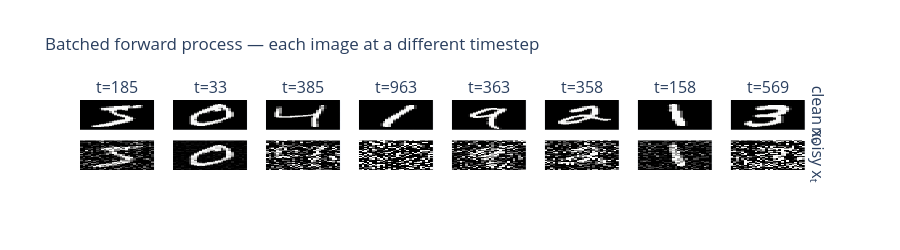

Notebook cell for this chart:
### Code cell
batch_size = 8
key = jr.PRNGKey(7)

x0_batch = images[:batch_size]
key, noise_key = jr.split(key)
noise_batch = jr.normal(noise_key, shape=x0_batch.shape)
key, t_key = jr.split(key)
ts_batch = jr.randint(t_key, shape=(batch_size,), minval=0, maxval=T)

noisy_batch = q_sample_batch_jit(x0_batch, ts_batch, noise_batch, cos["alphas_bar"])

fig = make_subplots(
    rows=2,
    cols=batch_size,
    row_titles=["clean x₀", "noisy xₜ"],
    column_titles=[f"t={int(t)}" for t in np.array(ts_batch)],
)
for col in range(batch_size):
    for row, data in enumerate([x0_batch, noisy_batch], start=1):
        fig.add_trace(
            go.Heatmap(
                z=np.array(data[col]),
                colorscale="gray",
                showscale=False,
                zmin=0,
                zmax=1,
            ),
            row=row,
            col=col + 1,
        )
fig.update_xaxes(showticklabels=False)
fig.update_yaxes(showticklabels=False, autorange="reversed")
fig.update_layout(
    title="Batched forward process — each image at a different timestep",
    height=250,
)
fig.show()

### Figure 1 — Plotly figure (JSON) as saved in the notebook; plotly's stock layout.template omitted (floating-point values rounded to 4 significant figures; data arrays with more than 128 entries replaced by an {"elided": "..."} marker saying what was removed)
{"data": [{"colorscale": [[0, "rgb(0, 0, 0)"], [0.09091, "rgb(16, 16, 16)"], [0.1818, "rgb(38, 38, 38)"], [0.2727, "rgb(59, 59, 59)"], [0.3636, "rgb(81, 80, 80)"], [0.4545, "rgb(102, 101, 101)"], [0.5455, "rgb(124, 123, 122)"], [0.6364, "rgb(146, 146, 145)"], [0.7273, "rgb(171, 171, 170)"], [0.8182, "rgb(197, 197, 195)"], [0.9091, "rgb(224, 224, 223)"], [1, "rgb(254, 254, 253)"]], "showscale": false, "type": "heatmap", "xaxis": "x", "yaxis": "y", "z": {"elided": "28x28 float values"}, "zmax": 1, "zmin": 0}, {"colorscale": [[0, "rgb(0, 0, 0)"], [0.09091, "rgb(16, 16, 16)"], [0.1818, "rgb(38, 38, 38)"], [0.2727, "rgb(59, 59, 59)"], [0.3636, "rgb(81, 80, 80)"], [0.4545, "rgb(102, 101, 101)"], [0.5455, "rgb(124, 123, 122)"], [0.6364, "rgb(146, 146, 145)"], [0.7273, "rgb(171, 171, 170)"], [0.8182, "rgb(197, 197, 195)"], [0.9091, "rgb(224, 224, 223)"], [1, "rgb(254, 254, 253)"]], "showscale": false, "type": "heatmap", "xaxis": "x9", "yaxis": "y9", "z": {"elided": "28x28 float values"}, "zmax": 1, "zmin": 0}, {"colorscale": [[0, "rgb(0, 0, 0)"], [0.09091, "rgb(16, 16, 16)"], [0.1818, "rgb(38, 38, 38)"], [0.2727, "rgb(59, 59, 59)"], [0.3636, "rgb(81, 80, 80)"], [0.4545, "rgb(102, 101, 101)"], [0.5455, "rgb(124, 123, 122)"], [0.6364, "rgb(146, 146, 145)"], [0.7273, "rgb(171, 171, 170)"], [0.8182, "rgb(197, 197, 195)"], [0.9091, "rgb(224, 224, 223)"], [1, "rgb(254, 254, 253)"]], "showscale": false, "type": "heatmap", "xaxis": "x2", "yaxis": "y2", "z": {"elided": "28x28 float values"}, "zmax": 1, "zmin": 0}, {"colorscale": [[0, "rgb(0, 0, 0)"], [0.09091, "rgb(16, 16, 16)"], [0.1818, "rgb(38, 38, 38)"], [0.2727, "rgb(59, 59, 59)"], [0.3636, "rgb(81, 80, 80)"], [0.4545, "rgb(102, 101, 101)"], [0.5455, "rgb(124, 123, 122)"], [0.6364, "rgb(146, 146, 145)"], [0.7273, "rgb(171, 171, 170)"], [0.8182, "rgb(197, 197, 195)"], [0.9091, "rgb(224, 224, 223)"], [1, "rgb(254, 254, 253)"]], "showscale": false, "type": "heatmap", "xaxis": "x10", "yaxis": "y10", "z": {"elided": "28x28 float values"}, "zmax": 1, "zmin": 0}, {"colorscale": [[0, "rgb(0, 0, 0)"], [0.09091, "rgb(16, 16, 16)"], [0.1818, "rgb(38, 38, 38)"], [0.2727, "rgb(59, 59, 59)"], [0.3636, "rgb(81, 80, 80)"], [0.4545, "rgb(102, 101, 101)"], [0.5455, "rgb(124, 123, 122)"], [0.6364, "rgb(146, 146, 145)"], [0.7273, "rgb(171, 171, 170)"], [0.8182, "rgb(197, 197, 195)"], [0.9091, "rgb(224, 224, 223)"], [1, "rgb(254, 254, 253)"]], "showscale": false, "type": "heatmap", "xaxis": "x3", "yaxis": "y3", "z": {"elided": "28x28 float values"}, "zmax": 1, "zmin": 0}, {"colorscale": [[0, "rgb(0, 0, 0)"], [0.09091, "rgb(16, 16, 16)"], [0.1818, "rgb(38, 38, 38)"], [0.2727, "rgb(59, 59, 59)"], [0.3636, "rgb(81, 80, 80)"], [0.4545, "rgb(102, 101, 101)"], [0.5455, "rgb(124, 123, 122)"], [0.6364, "rgb(146, 146, 145)"], [0.7273, "rgb(171, 171, 170)"], [0.8182, "rgb(197, 197, 195)"], [0.9091, "rgb(224, 224, 223)"], [1, "rgb(254, 254, 253)"]], "showscale": false, "type": "heatmap", "xaxis": "x11", "yaxis": "y11", "z": {"elided": "28x28 float values"}, "zmax": 1, "zmin": 0}, {"colorscale": [[0, "rgb(0, 0, 0)"], [0.09091, "rgb(16, 16, 16)"], [0.1818, "rgb(38, 38, 38)"], [0.2727, "rgb(59, 59, 59)"], [0.3636, "rgb(81, 80, 80)"], [0.4545, "rgb(102, 101, 101)"], [0.5455, "rgb(124, 123, 122)"], [0.6364, "rgb(146, 146, 145)"], [0.7273, "rgb(171, 171, 170)"], [0.8182, "rgb(197, 197, 195)"], [0.9091, "rgb(224, 224, 223)"], [1, "rgb(254, 254, 253)"]], "showscale": false, "type": "heatmap", "xaxis": "x4", "yaxis": "y4", "z": {"elided": "28x28 float values"}, "zmax": 1, "zmin": 0}, {"colorscale": [[0, "rgb(0, 0, 0)"], [0.09091, "rgb(16, 16, 16)"], [0.1818, "rgb(38, 38, 38)"], [0.2727, "rgb(59, 59, 59)"], [0.3636, "rgb(81, 80, 80)"], [0.4545, "rgb(102, 101, 101)"], [0.5455, "rgb(124, 123, 122)"], [0.6364, "rgb(146, 146, 145)"], [0.7273, "rgb(171, 171, 170)"], [0.8182, "rgb(197, 197, 195)"], [0.9091, "rgb(224, 224, 223)"], [1, "rgb(254, 254, 253)"]], "showscale": false, "type": "heatmap", "xaxis": "x12", "yaxis": "y12", "z": {"elided": "28x28 float values"}, "zmax": 1, "zmin": 0}, {"colorscale": [[0, "rgb(0, 0, 0)"], [0.09091, "rgb(16, 16, 16)"], [0.1818, "rgb(38, 38, 38)"], [0.2727, "rgb(59, 59, 59)"], [0.3636, "rgb(81, 80, 80)"], [0.4545, "rgb(102, 101, 101)"], [0.5455, "rgb(124, 123, 122)"], [0.6364, "rgb(146, 146, 145)"], [0.7273, "rgb(171, 171, 170)"], [0.8182, "rgb(197, 197, 195)"], [0.9091, "rgb(224, 224, 223)"], [1, "rgb(254, 254, 253)"]], "showscale": false, "type": "heatmap", "xaxis": "x5", "yaxis": "y5", "z": {"elided": "28x28 float values"}, "zmax": 1, "zmin": 0}, {"colorscale": [[0, "rgb(0, 0, 0)"], [0.09091, "rgb(16, 16, 16)"], [0.1818, "rgb(38, 38, 38)"], [0.2727, "rgb(59, 59, 59)"], [0.3636, "rgb(81, 80, 80)"], [0.4545, "rgb(102, 101, 101)"], [0.5455, "rgb(124, 123, 122)"], [0.6364, "rgb(146, 146, 145)"], [0.7273, "rgb(171, 171, 170)"], [0.8182, "rgb(197, 197, 195)"], [0.9091, "rgb(224, 224, 223)"], [1, "rgb(254, 254, 253)"]], "showscale": false, "type": "heatmap", "xaxis": "x13", "yaxis": "y13", "z": {"elided": "28x28 float values"}, "zmax": 1, "zmin": 0}, {"colorscale": [[0, "rgb(0, 0, 0)"], [0.09091, "rgb(16, 16, 16)"], [0.1818, "rgb(38, 38, 38)"], [0.2727, "rgb(59, 59, 59)"], [0.3636, "rgb(81, 80, 80)"], [0.4545, "rgb(102, 101, 101)"], [0.5455, "rgb(124, 123, 122)"], [0.6364, "rgb(146, 146, 145)"], [0.7273, "rgb(171, 171, 170)"], [0.8182, "rgb(197, 197, 195)"], [0.9091, "rgb(224, 224, 223)"], [1, "rgb(254, 254, 253)"]], "showscale": false, "type": "heatmap", "xaxis": "x6", "yaxis": "y6", "z": {"elided": "28x28 float values"}, "zmax": 1, "zmin": 0}, {"colorscale": [[0, "rgb(0, 0, 0)"], [0.09091, "rgb(16, 16, 16)"], [0.1818, "rgb(38, 38, 38)"], [0.2727, "rgb(59, 59, 59)"], [0.3636, "rgb(81, 80, 80)"], [0.4545, "rgb(102, 101, 101)"], [0.5455, "rgb(124, 123, 122)"], [0.6364, "rgb(146, 146, 145)"], [0.7273, "rgb(171, 171, 170)"], [0.8182, "rgb(197, 197, 195)"], [0.9091, "rgb(224, 224, 223)"], [1, "rgb(254, 254, 253)"]], "showscale": false, "type": "heatmap", "xaxis": "x14", "yaxis": "y14", "z": {"elided": "28x28 float values"}, "zmax": 1, "zmin": 0}, {"colorscale": [[0, "rgb(0, 0, 0)"], [0.09091, "rgb(16, 16, 16)"], [0.1818, "rgb(38, 38, 38)"], [0.2727, "rgb(59, 59, 59)"], [0.3636, "rgb(81, 80, 80)"], [0.4545, "rgb(102, 101, 101)"], [0.5455, "rgb(124, 123, 122)"], [0.6364, "rgb(146, 146, 145)"], [0.7273, "rgb(171, 171, 170)"], [0.8182, "rgb(197, 197, 195)"], [0.9091, "rgb(224, 224, 223)"], [1, "rgb(254, 254, 253)"]], "showscale": false, "type": "heatmap", "xaxis": "x7", "yaxis": "y7", "z": {"elided": "28x28 float values"}, "zmax": 1, "zmin": 0}, {"colorscale": [[0, "rgb(0, 0, 0)"], [0.09091, "rgb(16, 16, 16)"], [0.1818, "rgb(38, 38, 38)"], [0.2727, "rgb(59, 59, 59)"], [0.3636, "rgb(81, 80, 80)"], [0.4545, "rgb(102, 101, 101)"], [0.5455, "rgb(124, 123, 122)"], [0.6364, "rgb(146, 146, 145)"], [0.7273, "rgb(171, 171, 170)"], [0.8182, "rgb(197, 197, 195)"], [0.9091, "rgb(224, 224, 223)"], [1, "rgb(254, 254, 253)"]], "showscale": false, "type": "heatmap", "xaxis": "x15", "yaxis": "y15", "z": {"elided": "28x28 float values"}, "zmax": 1, "zmin": 0}, {"colorscale": [[0, "rgb(0, 0, 0)"], [0.09091, "rgb(16, 16, 16)"], [0.1818, "rgb(38, 38, 38)"], [0.2727, "rgb(59, 59, 59)"], [0.3636, "rgb(81, 80, 80)"], [0.4545, "rgb(102, 101, 101)"], [0.5455, "rgb(124, 123, 122)"], [0.6364, "rgb(146, 146, 145)"], [0.7273, "rgb(171, 171, 170)"], [0.8182, "rgb(197, 197, 195)"], [0.9091, "rgb(224, 224, 223)"], [1, "rgb(254, 254, 253)"]], "showscale": false, "type": "heatmap", "xaxis": "x8", "yaxis": "y8", "z": {"elided": "28x28 float values"}, "zmax": 1, "zmin": 0}, {"colorscale": [[0, "rgb(0, 0, 0)"], [0.09091, "rgb(16, 16, 16)"], [0.1818, "rgb(38, 38, 38)"], [0.2727, "rgb(59, 59, 59)"], [0.3636, "rgb(81, 80, 80)"], [0.4545, "rgb(102, 101, 101)"], [0.5455, "rgb(124, 123, 122)"], [0.6364, "rgb(146, 146, 145)"], [0.7273, "rgb(171, 171, 170)"], [0.8182, "rgb(197, 197, 195)"], [0.9091, "rgb(224, 224, 223)"], [1, "rgb(254, 254, 253)"]], "showscale": false, "type": "heatmap", "xaxis": "x16", "yaxis": "y16", "z": {"elided": "28x28 float values"}, "zmax": 1, "zmin": 0}], "layout": {"annotations": [{"font": {"size": 16}, "showarrow": false, "text": "t=185", "x": 0.05031, "xanchor": "center", "xref": "paper", "y": 1, "yanchor": "bottom", "yref": "paper"}, {"font": {"size": 16}, "showarrow": false, "text": "t=33", "x": 0.1759, "xanchor": "center", "xref": "paper", "y": 1, "yanchor": "bottom", "yref": "paper"}, {"font": {"size": 16}, "showarrow": false, "text": "t=385", "x": 0.3016, "xanchor": "center", "xref": "paper", "y": 1, "yanchor": "bottom", "yref": "paper"}, {"font": {"size": 16}, "showarrow": false, "text": "t=963", "x": 0.4272, "xanchor": "center", "xref": "paper", "y": 1, "yanchor": "bottom", "yref": "paper"}, {"font": {"size": 16}, "showarrow": false, "text": "t=363", "x": 0.5528, "xanchor": "center", "xref": "paper", "y": 1, "yanchor": "bottom", "yref": "paper"}, {"font": {"size": 16}, "showarrow": false, "text": "t=358", "x": 0.6784, "xanchor": "center", "xref": "paper", "y": 1, "yanchor": "bottom", "yref": "paper"}, {"font": {"size": 16}, "showarrow": false, "text": "t=158", "x": 0.8041, "xanchor": "center", "xref": "paper", "y": 1, "yanchor": "bottom", "yref": "paper"}, {"font": {"size": 16}, "showarrow": false, "text": "t=569", "x": 0.9297, "xanchor": "center", "xref": "paper", "y": 1, "yanchor": "bottom", "yref": "paper"}, {"font": {"size": 16}, "showarrow": false, "text": "clean x₀", "textangle": 90, "x": 0.98, "xanchor": "left", "xref": "paper", "y": 0.7875, "yanchor": "middle", "yref": "paper"}, {"font": {"size": 16}, "showarrow": false, "text": "noisy xₜ", "textangle": 90, "x": 0.98, "xanchor": "left", "xref": "paper", "y": 0.2125, "yanchor": "middle", "yref": "paper"}], "height": 250, "title": {"text": "Batched forward process — each image at a different timestep"}, "xaxis": {"anchor": "y", "domain": [0, 0.1006], "showticklabels": false}, "xaxis10": {"anchor": "y10", "domain": [0.1256, 0.2263], "showticklabels": false}, "xaxis11": {"anchor": "y11", "domain": [0.2512, 0.3519], "showticklabels": false}, "xaxis12": {"anchor": "y12", "domain": [0.3769, 0.4775], "showticklabels": false}, "xaxis13": {"anchor": "y13", "domain": [0.5025, 0.6031], "showticklabels": false}, "xaxis14": {"anchor": "y14", "domain": [0.6281, 0.7287], "showticklabels": false}, "xaxis15": {"anchor": "y15", "domain": [0.7538, 0.8544], "showticklabels": false}, "xaxis16": {"anchor": "y16", "domain": [0.8794, 0.98], "showticklabels": false}, "xaxis2": {"anchor": "y2", "domain": [0.1256, 0.2263], "showticklabels": false}, "xaxis3": {"anchor": "y3", "domain": [0.2512, 0.3519], "showticklabels": false}, "xaxis4": {"anchor": "y4", "domain": [0.3769, 0.4775], "showticklabels": false}, "xaxis5": {"anchor": "y5", "domain": [0.5025, 0.6031], "showticklabels": false}, "xaxis6": {"anchor": "y6", "domain": [0.6281, 0.7287], "showticklabels": false}, "xaxis7": {"anchor": "y7", "domain": [0.7538, 0.8544], "showticklabels": false}, "xaxis8": {"anchor": "y8", "domain": [0.8794, 0.98], "showticklabels": false}, "xaxis9": {"anchor": "y9", "domain": [0, 0.1006], "showticklabels": false}, "yaxis": {"anchor": "x", "autorange": "reversed", "domain": [0.575, 1], "showticklabels": false}, "yaxis10": {"anchor": "x10", "autorange": "reversed", "domain": [0, 0.425], "showticklabels": false}, "yaxis11": {"anchor": "x11", "autorange": "reversed", "domain": [0, 0.425], "showticklabels": false}, "yaxis12": {"anchor": "x12", "autorange": "reversed", "domain": [0, 0.425], "showticklabels": false}, "yaxis13": {"anchor": "x13", "autorange": "reversed", "domain": [0, 0.425], "showticklabels": false}, "yaxis14": {"anchor": "x14", "autorange": "reversed", "domain": [0, 0.425], "showticklabels": false}, "yaxis15": {"anchor": "x15", "autorange": "reversed", "domain": [0, 0.425], "showticklabels": false}, "yaxis16": {"anchor": "x16", "autorange": "reversed", "domain": [0, 0.425], "showticklabels": false}, "yaxis2": {"anchor": "x2", "autorange": "reversed", "domain": [0.575, 1], "showticklabels": false}, "yaxis3": {"anchor": "x3", "autorange": "reversed", "domain": [0.575, 1], "showticklabels": false}, "yaxis4": {"anchor": "x4", "autorange": "reversed", "domain": [0.575, 1], "showticklabels": false}, "yaxis5": {"anchor": "x5", "autorange": "reversed", "domain": [0.575, 1], "showticklabels": false}, "yaxis6": {"anchor": "x6", "autorange": "reversed", "domain": [0.575, 1], "showticklabels": false}, "yaxis7": {"anchor": "x7", "autorange": "reversed", "domain": [0.575, 1], "showticklabels": false}, "yaxis8": {"anchor": "x8", "autorange": "reversed", "domain": [0.575, 1], "showticklabels": false}, "yaxis9": {"anchor": "x9", "autorange": "reversed", "domain": [0, 0.425], "showticklabels": false}}}
